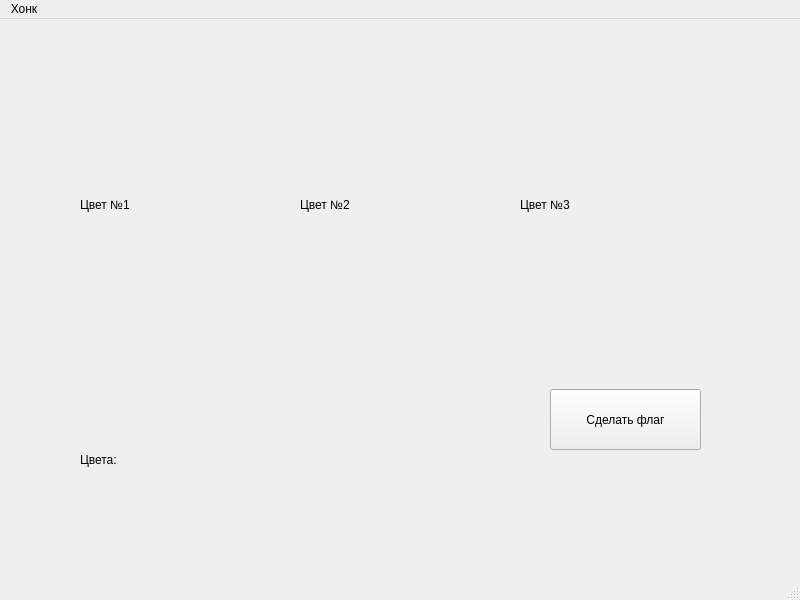
<?xml version="1.0" encoding="UTF-8"?>
<ui version="4.0">
 <class>MainWindow</class>
 <widget class="QMainWindow" name="MainWindow">
  <property name="enabled">
   <bool>true</bool>
  </property>
  <property name="geometry">
   <rect>
    <x>0</x>
    <y>0</y>
    <width>800</width>
    <height>600</height>
   </rect>
  </property>
  <property name="windowTitle">
   <string>MainWindow</string>
  </property>
  <widget class="QWidget" name="centralwidget">
   <widget class="QWidget" name="verticalLayoutWidget">
    <property name="geometry">
     <rect>
      <x>80</x>
      <y>50</y>
      <width>160</width>
      <height>271</height>
     </rect>
    </property>
    <layout class="QVBoxLayout" name="color_group_1">
     <item>
      <widget class="QLabel" name="label">
       <property name="text">
        <string>Цвет №1</string>
       </property>
      </widget>
     </item>
    </layout>
   </widget>
   <widget class="QWidget" name="verticalLayoutWidget_2">
    <property name="geometry">
     <rect>
      <x>300</x>
      <y>50</y>
      <width>160</width>
      <height>271</height>
     </rect>
    </property>
    <layout class="QVBoxLayout" name="color_group_2">
     <item>
      <widget class="QLabel" name="label_2">
       <property name="text">
        <string>Цвет №2</string>
       </property>
      </widget>
     </item>
    </layout>
   </widget>
   <widget class="QWidget" name="verticalLayoutWidget_3">
    <property name="geometry">
     <rect>
      <x>520</x>
      <y>50</y>
      <width>160</width>
      <height>271</height>
     </rect>
    </property>
    <layout class="QVBoxLayout" name="color_group_3">
     <item>
      <widget class="QLabel" name="label_3">
       <property name="text">
        <string>Цвет №3</string>
       </property>
      </widget>
     </item>
    </layout>
   </widget>
   <widget class="QPushButton" name="make_flag">
    <property name="geometry">
     <rect>
      <x>550</x>
      <y>370</y>
      <width>151</width>
      <height>61</height>
     </rect>
    </property>
    <property name="text">
     <string>Сделать флаг</string>
    </property>
   </widget>
   <widget class="QLabel" name="result">
    <property name="geometry">
     <rect>
      <x>80</x>
      <y>420</y>
      <width>271</width>
      <height>41</height>
     </rect>
    </property>
    <property name="text">
     <string>Цвета:</string>
    </property>
   </widget>
  </widget>
  <widget class="QMenuBar" name="menubar">
   <property name="geometry">
    <rect>
     <x>0</x>
     <y>0</y>
     <width>800</width>
     <height>21</height>
    </rect>
   </property>
   <widget class="QMenu" name="menu">
    <property name="title">
     <string>Хонк</string>
    </property>
   </widget>
   <addaction name="menu"/>
  </widget>
  <widget class="QStatusBar" name="statusbar"/>
 </widget>
 <resources/>
 <connections/>
</ui>
